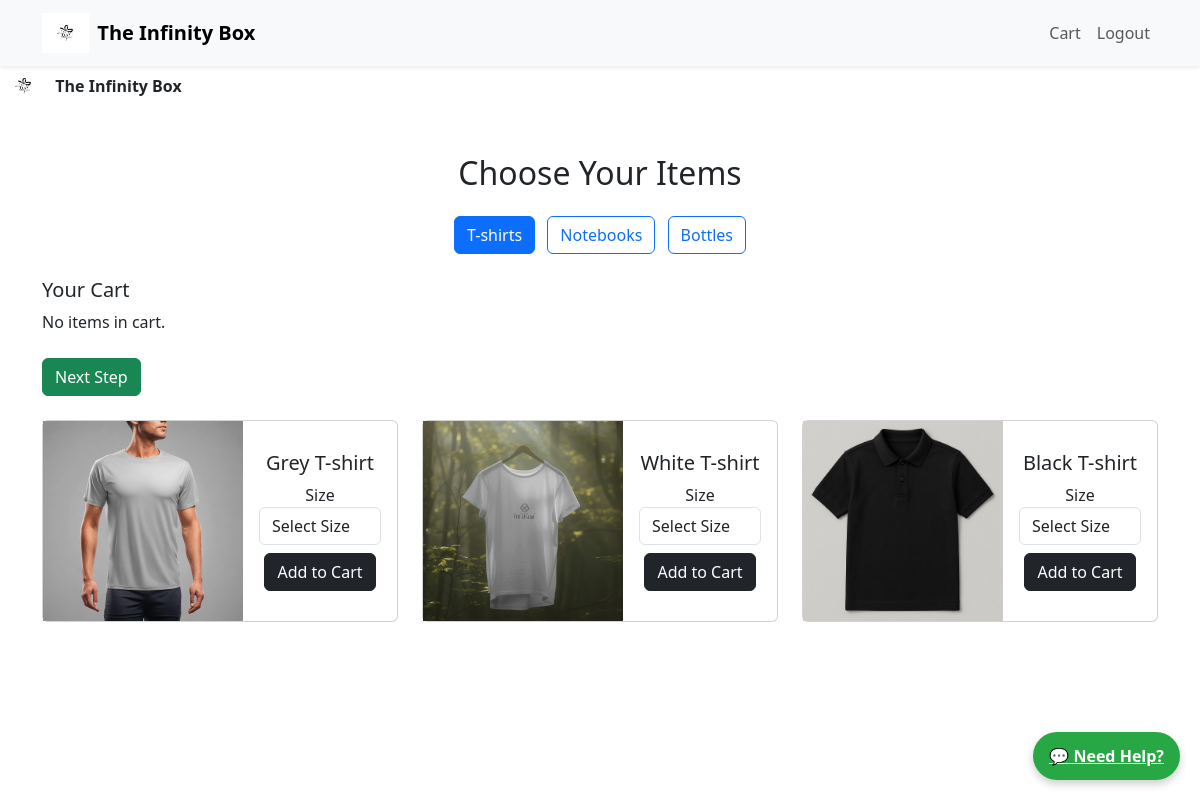
The app's page /products/custombox/choose_items/ (signed in), older data.
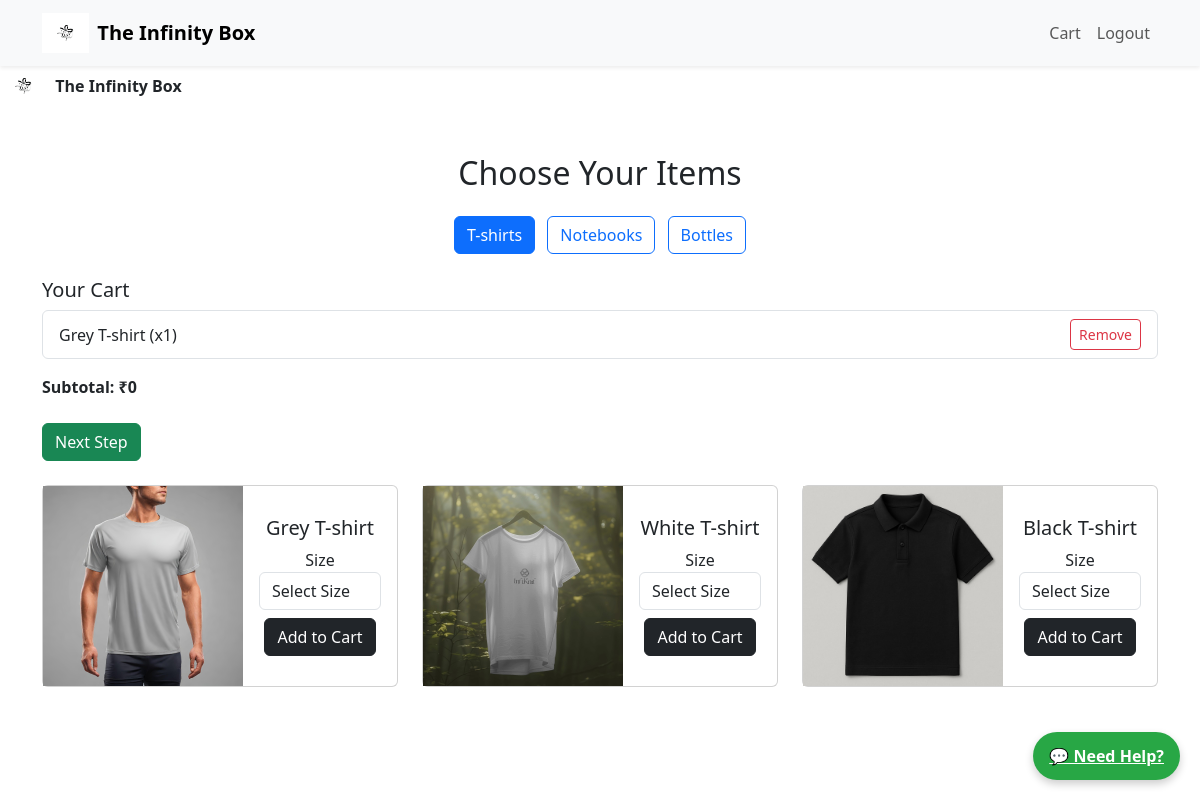
The same page, newer data.
### cart/models.py (models this page shows, shortened)
class CartItem(models.Model):
    user = models.ForeignKey(
        settings.AUTH_USER_MODEL,
        on_delete=models.CASCADE,
        related_name='cart_items',
        related_query_name='cart_item'
    )
    product = models.ForeignKey(
        Product,
        on_delete=models.CASCADE,
        related_name='cart_items',
        related_query_name='cart_item'
    )
    quantity = models.PositiveIntegerField(default=1)
    added_at = models.DateTimeField(auto_now_add=True)
    size = models.CharField(max_length=10, null=True, blank=True)  # <-- Add this
    def calc_subtotal(self):
        return self.quantity * self.product.price

### products/models.py (models this page shows, shortened)
class Product(models.Model):
    CATEGORY_CHOICES = [
        ('T-shirts', 'T-shirts'),
        ('Notebooks', 'Notebooks'),
        ('Bottles', 'Bottles'),
    ]
    name = models.CharField(max_length=200)
    description = models.TextField(blank=True)
    price = models.IntegerField(default=0)
    type = models.CharField(max_length=100, choices=[("T-shirts", "T-shirts"), ("Notebooks", "Notebooks"), ("Bottles", "Bottles")])
    image = models.ImageField(upload_to='products/')
    is_customizable = models.BooleanField(default=False)
    is_active = models.BooleanField(default=True)
    category = models.CharField(max_length=100)  # e.g., "T-shirts", "Notebooks"
    available = models.BooleanField(default=True)

### products/views.py (the view)
# urls.py: path('custombox/choose_items/', views.choose_items, name='choose_items'),
def choose_items(request):
    selected_category = request.GET.get('category', 'T-shirts')  # Default: T-shirts
    categories = ['T-shirts', 'Notebooks', 'Bottles']
    products = Product.objects.filter(type=selected_category)
    cart_items = CartItem.objects.filter(user=request.user)
    cart_total = sum(item.calc_subtotal() for item in cart_items)
    return render(request, 'products/choose_items.html', {
        'products': products,
        'cart_items': cart_items,
        'cart_total': cart_total,
        'categories': categories,
        'selected_category': selected_category,
    })

### products/templates/products/choose_items.html (shortened to what this page needs)
{% extends 'base.html' %}
{% load static %}
{% block content %}
<div class="container mt-5">
  <h2 class="text-center mb-4">Choose Your Items</h2>
  <div class="text-center mb-4">
    {% for category in categories %}
      <button class="btn btn-outline-primary mx-1 filter-btn" data-category="{{ category }}">{{ category }}</button>
    {% endfor %}
  </div>
  <div class="mb-4">
  <h5>Your Cart</h5>
  {% if cart_items %}
    <ul class="list-group">
      {% for item in cart_items %}
        <li class="list-group-item d-flex justify-content-between align-items-center">
          <div>
            {{ item.product.name }} (x{{ item.quantity }})
          </div>
          <form action="{% url 'products:remove_from_cart' item.id %}" method="post" style="margin: 0;">
            <button type="submit" class="btn btn-sm btn-outline-danger">Remove</button>
          </form>
        </li>
      {% endfor %}
    </ul>
    <p class="mt-3"><strong>Subtotal: ₹{{ cart_total }}</strong></p>
  {% else %}
    <p>No items in cart.</p>
  {% endif %}
  <a href="{% url 'products:magic_created' %}" class="btn btn-success mt-2">Next Step</a>
</div>
      <div id="products" class="row row-cols-1 row-cols-sm-2 row-cols-md-3 row-cols-lg-3 g-4">
<div class="col-12 mb-4 product-card" data-category="T-shirts">
  <div class="card flex-md-row h-100">
    <img src="/media/products/T-shirts1.jpeg" class="img-fluid" style="width: 200px; height: 200px; object-fit: cover;" alt="Grey T-shirt">
    <div class="card-body d-flex flex-column justify-content-center text-center">
      <h5 class="card-title">Grey T-shirt</h5>
      <form method="post" action="{% url 'products:add_to_cart' 14 %}">
        <div class="form-group mb-2">
          <label for="size-14">Size</label>
          <select name="size" id="size-14" class="form-control" required>
            <option value="">Select Size</option>
          </select>
        </div>
        <button type="submit" class="btn btn-dark">Add to Cart</button>
      </form>
    </div>
  </div>
</div>
<div class="col-12 mb-4 product-card" data-category="T-shirts">
  <div class="card flex-md-row h-100">
    <img src="/media/products/T-shirt2.jpeg" class="img-fluid" style="width: 200px; height: 200px; object-fit: cover;" alt="White T-shirt">
    <div class="card-body d-flex flex-column justify-content-center text-center">
      <h5 class="card-title">White T-shirt</h5>
      <form method="post" action="{% url 'products:add_to_cart' 11 %}">
        <div class="form-group mb-2">
          <label for="size-11">Size</label>
          <select name="size" id="size-11" class="form-control" required>
            <option value="">Select Size</option>
          </select>
        </div>
        <button type="submit" class="btn btn-dark">Add to Cart</button>
      </form>
    </div>
  </div>
</div>
<div class="col-12 mb-4 product-card" data-category="T-shirts">
  <div class="card flex-md-row h-100">
    <img src="/media/products/T-shirt3.jpeg" class="img-fluid" style="width: 200px; height: 200px; object-fit: cover;" alt="Black T-shirt">
    <div class="card-body d-flex flex-column justify-content-center text-center">
      <h5 class="card-title">Black T-shirt</h5>
      <form method="post" action="{% url 'products:add_to_cart' 15 %}">
        <div class="form-group mb-2">
          <label for="size-15">Size</label>
          <select name="size" id="size-15" class="form-control" required>
            <option value="">Select Size</option>
          </select>
        </div>
        <button type="submit" class="btn btn-dark">Add to Cart</button>
      </form>
    </div>
  </div>
</div>
      </div>
    </div>
{% endblock %}

Row changes from the older to the newer data that the page shows:
added CartItem: product.name "Grey T-shirt", quantity "1"
Text that changed along with them:
{{ cart_total }}: (not shown) → "0"
text no longer shown: "No items in cart."
text now shown: "Subtotal: ₹"
